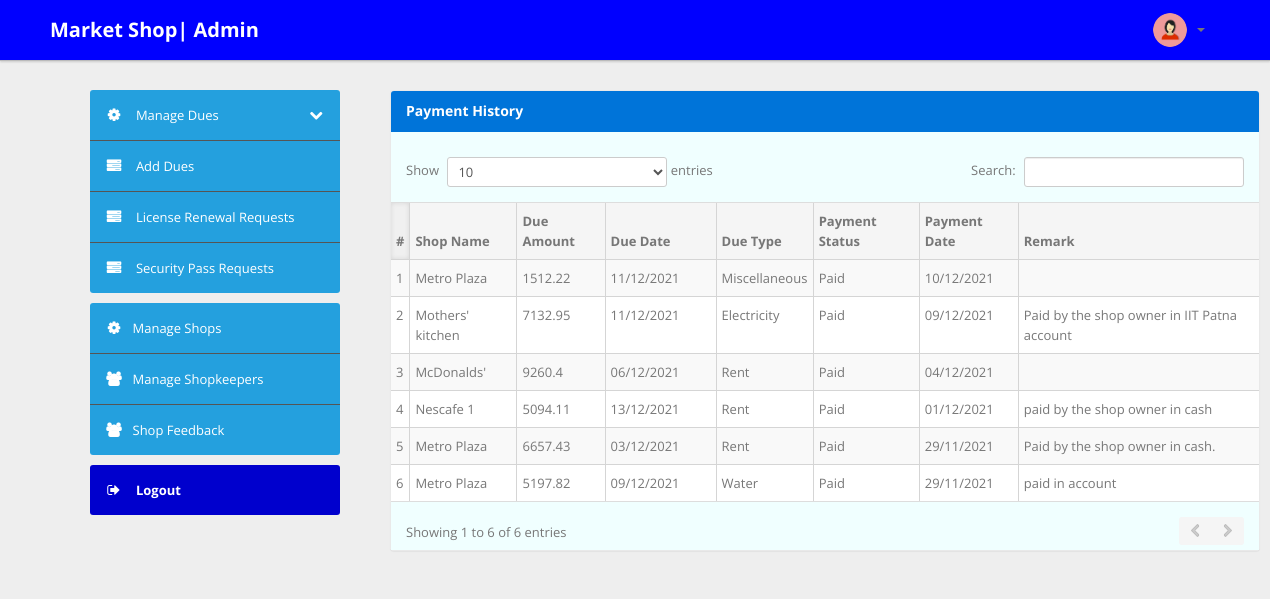
Page /admin/payment-history.php (signed in) on the committed database.
### tables this page shows
CREATE TABLE `dues` (
  `dueID` int NOT NULL AUTO_INCREMENT,
  `shopID` varchar(30) NOT NULL,
  `dueAmount` double NOT NULL,
  `dueDate` date NOT NULL,
  `dueType` varchar(40) NOT NULL,
  `status` varchar(20) NOT NULL,
  PRIMARY KEY (`dueID`),
  KEY `shop_id_dues` (`shopID`),
  KEY `idxdues` (`dueID`),
  KEY `idxdues2` (`status`),
  CONSTRAINT `shop_id_dues` FOREIGN KEY (`shopID`) REFERENCES `shop` (`shopID`),
  CONSTRAINT `check_status` CHECK ((`status` in (_utf8mb4'Paid',_utf8mb4'Pending')))
);

CREATE TABLE `shop` (
  `shopID` varchar(30) NOT NULL,
  `location` varchar(100) NOT NULL,
  `licVal` date NOT NULL,
  `licExt` decimal(4,2) NOT NULL,
  `contact` varchar(10) NOT NULL,
  `shopName` varchar(30) NOT NULL,
  `remark` varchar(255) DEFAULT NULL,
  `licReq` varchar(25) NOT NULL DEFAULT 'Inactive',
  PRIMARY KEY (`shopID`),
  KEY `idxshop` (`shopID`),
  CONSTRAINT `check_contact` CHECK ((not((`contact` like _utf8mb4'%[^0-9]%'))))
);

CREATE TABLE `payment` (
  `PaymentID` int NOT NULL AUTO_INCREMENT,
  `dueID` int NOT NULL,
  `dop` date NOT NULL,
  `remark` varchar(255) DEFAULT NULL,
  PRIMARY KEY (`PaymentID`,`dueID`),
  KEY `due_id_payment` (`dueID`),
  CONSTRAINT `due_id_payment` FOREIGN KEY (`dueID`) REFERENCES `dues` (`dueID`)
);

### admin/payment-history.php (the view, shortened to what this page needs)
<?php
if (strlen($_SESSION['email']) == 0) {
    header('location:login.php');
} else {
?>
    <!DOCTYPE html>
    <html lang="en">
    <head>
        <link type="text/css" href="bootstrap/css/bootstrap.min.css" rel="stylesheet">
        <link type="text/css" href="bootstrap/css/bootstrap-responsive.min.css" rel="stylesheet">
        <link type="text/css" href="css/theme.css" rel="stylesheet">
        <link type="text/css" href="images/icons/css/font-awesome.css" rel="stylesheet">
    </head>
    <body style="background:#eee">
        <?php include('header.php');?>
        <div style="padding:90px">
            <div class="container">
                <div class="row">
                    <?php include('sidebar.php'); ?>
                    <div class="span9">
                        <div class="content">
                            <div class="module" >
                                <div class="module-head" style="background:#0074d9;">
                                    <h3 style="color:white; text-shadow:none;">Payment History</h3>
                                </div>
                                <div class="module-body table" style="background:azure;">
                                    <br />
                                    <table cellpadding="0" cellspacing="0" border="0" class="datatable-1 table table-bordered table-striped	 display table-responsive">
                                        <thead>
                                            <tr>
                                                <th>#</th>
                                                <th>Shop Name</th>
                                                <th>Due Amount</th>
                                                <th style="width:100px;">Due Date</th>
                                                <th>Due Type</th>
                                                <th>Payment Status</th>
                                                <th>Payment Date</th>
                                                <th>Remark</th>
                                            </tr>
                                        </thead>
                                        <tbody>
                                            <?php
                                            $status = 'Paid';
                                            $query = mysqli_query($con, "SELECT shop.shopName as shop_name, dues.dueID as id, dues.dueAmount as amt, dues.dueDate as dt, dues.dueType as type, dues.status as st, Payment.dop as dop, Payment.remark as remark FROM dues JOIN shop ON shop.shopID=dues.shopID JOIN Payment ON Payment.dueID=dues.dueID WHERE dues.status='$status' ORDER BY dop DESC");
                                            $cnt = 1;
                                            while ($row = mysqli_fetch_array($query)) {
                                                $date=$row['dt'];
                                                $datec=strtotime($date);
                                                $final=date('d/m/Y',$datec);
                                                $date1=$row['dop'];
                                                $datec1=strtotime($date1);
                                                $final1=date('d/m/Y',$datec1);
                                            ?>
                                                <tr>
                                                    <td><?php echo htmlentities($cnt); ?></td>
                                                    <td><?php echo htmlentities($row['shop_name']); ?></td>
                                                    <td><?php echo htmlentities($row['amt']); ?></td>
                                                    <td><?php echo htmlentities($final); ?></td>
                                                    <td><?php echo htmlentities($row['type']); ?></td>
                                                    <td><?php echo htmlentities($row['st']); ?></td>
                                                    <td><?php echo htmlentities($final1); ?></td>
                                                    <td><?php echo htmlentities($row['remark']); ?></td>
                                                </tr>
                                            <?php $cnt = $cnt + 1;
                                            } ?>
                                        </tbody>
                                    </table>
                                </div>
                            </div>
                        </div>
                    </div>
                </div>
            </div>
        </div>
    </body>
<?php } ?>

### admin/css/theme.css (style rules this page uses)
body { font-size: 13px; font-family: 'Open Sans', Arial, sans-serif; background: #fff; color: #777 }
h1, h2, h3, h4, h5, h6 { color: #333; margin-top: 0 }
h3 { font-size: 20px }
.module { background: #fff; -webkit-border-radius: 3px; -moz-border-radius: 3px; border-radius: 3px; border: 1px solid #ccc; border-bottom-color: #bbb; -webkit-box-shadow: 0 0 1px rgba(0,0,0,0.2); -moz-box-shadow: 0 0 1px rgba(0,0,0,0.2); box-shadow: 0 0 1px rgba(0,0,0,0.2); margin-bottom: 30px }
.table { margin-bottom: 0 }
.table th, .table td { border-color: #d5d5d5!important }
.table-bordered thead:first-child tr:first-child>th:first-child, .table-bordered tbody:first-child tr:first-child>td:first-child { -webkit-border-top-left-radius: 2px; -moz-border-radius-topleft: 2px; border-top-left-radius: 2px }
.table-bordered thead:first-child tr:first-child>th:last-child, .table-bordered tbody:first-child tr:first-child>td:last-child { -webkit-border-top-right-radius: 2px; -moz-border-radius-topright: 2px; border-top-right-radius: 2px }
.table-bordered thead:last-child tr:last-child>th:first-child, .table-bordered tbody:last-child tr:last-child>td:first-child, .table-bordered tfoot:last-child tr:last-child>td:first-child { -webkit-border-bottom-left-radius: 2px; -moz-border-radius-bottomleft: 2px; border-bottom-left-radius: 2px }
.table-bordered thead:last-child tr:last-child>th:last-child, .table-bordered tbody:last-child tr:last-child>td:last-child, .table-bordered tfoot:last-child tr:last-child>td:last-child { -webkit-border-bottom-right-radius: 2px; -moz-border-radius-bottomright: 2px; border-bottom-right-radius: 2px }
.module { box-shadow: 0 0 3px rgba(0,0,0,.1); border-color: #e9e9e9; margin-bottom: 20px; background-color: #fff; border-radius: 4px; -webkit-box-shadow: 0 1px 1px rgba(0,0,0,.05); box-shadow: 0 1px 1px rgba(0,0,0,.05); }
.module-head { color: #767676; background-color: #f6f6f6; border-color: #e9e9e9; padding: 10px 15px; border-bottom: 1px solid transparent; border-top-right-radius: 3px; border-top-left-radius: 3px; }
.module-head h3 { font-size: 14px; line-height: 20px; height: 20px; margin: 0 }
.module-body { padding: 5px; }
.module-body.table { padding: 5px 0!important; }
.module-body.table .table th, .module-body.table .table td { padding-left: 5px; padding-right: 5px; }
.dataTables_wrapper table th { background: #f5f5f5; cursor: pointer }
.dataTables_wrapper table th.sorting_asc, .dataTables_wrapper table th.sorting_desc { background: #f0f0f0; -webkit-box-shadow: 0 0 5px rgba(0,0,0,0.1) inset; -moz-box-shadow: 0 0 5px rgba(0,0,0,0.1) inset; box-shadow: 0 0 5px rgba(0,0,0,0.1) inset }
.dataTables_wrapper .table-bordered { -webkit-border-radius: 0; -moz-border-radius: 0; border-radius: 0; border-left: 0; border-right: 0 }
.dataTables_wrapper .table-bordered thead tr>th:first-child, .dataTables_wrapper .table-bordered tbody tr>td:first-child, .dataTables_wrapper .table-bordered tfoot tr>td:first-child, .dataTables_wrapper .table-bordered tfoot tr>th:first-child { border-left: 0 }
.dataTables_wrapper .table-bordered thead:first-child tr:first-child>th:first-child, .dataTables_wrapper .table-bordered tbody:first-child tr:first-child>td:first-child { -webkit-border-top-left-radius: 0; -moz-border-radius-topleft: 0; border-top-left-radius: 0 }
.dataTables_wrapper .table-bordered thead:first-child tr:first-child>th:last-child, .dataTables_wrapper .table-bordered tbody:first-child tr:first-child>td:last-child { -webkit-border-top-right-radius: 0; -moz-border-radius-topright: 0; border-top-right-radius: 0 }
.dataTables_wrapper .table-bordered thead:last-child tr:last-child>th:first-child, .dataTables_wrapper .table-bordered tbody:last-child tr:last-child>td:first-child, .dataTables_wrapper .table-bordered tfoot:last-child tr:last-child>td:first-child { -webkit-border-bottom-left-radius: 0; -moz-border-radius-bottomleft: 0; border-bottom-left-radius: 0 }
.dataTables_wrapper .table-bordered thead:last-child tr:last-child>th:last-child, .dataTables_wrapper .table-bordered tbody:last-child tr:last-child>td:last-child, .dataTables_wrapper .table-bordered tfoot:last-child tr:last-child>td:last-child { -webkit-border-bottom-right-radius: 0; -moz-border-radius-bottomright: 0; border-bottom-right-radius: 0 }

### rows in the picture
dues: shopID.shopName "Metro Plaza", dueAmount "1512.22", dueDate "11/12/2021", dueType "Miscellaneous", status "Paid", payment.dop "10/12/2021"
dues: shopID.shopName "Mothers' kitchen", dueAmount "7132.95", dueDate "11/12/2021", dueType "Electricity", status "Paid", payment.dop "09/12/2021", payment.remark "Paid by the shop owner in IIT Patna account"
dues: shopID.shopName "McDonalds'", dueAmount "9260.4", dueDate "06/12/2021", dueType "Rent", status "Paid", payment.dop "04/12/2021"
dues: shopID.shopName "Nescafe 1", dueAmount "5094.11", dueDate "13/12/2021", dueType "Rent", status "Paid", payment.dop "01/12/2021", payment.remark "paid by the shop owner in cash"
dues: shopID.shopName "Metro Plaza", dueAmount "6657.43", dueDate "03/12/2021", dueType "Rent", status "Paid", payment.dop "29/11/2021", payment.remark "Paid by the shop owner in cash."
dues: shopID.shopName "Metro Plaza", dueAmount "5197.82", dueDate "09/12/2021", dueType "Water", status "Paid", payment.dop "29/11/2021", payment.remark "paid in account"
